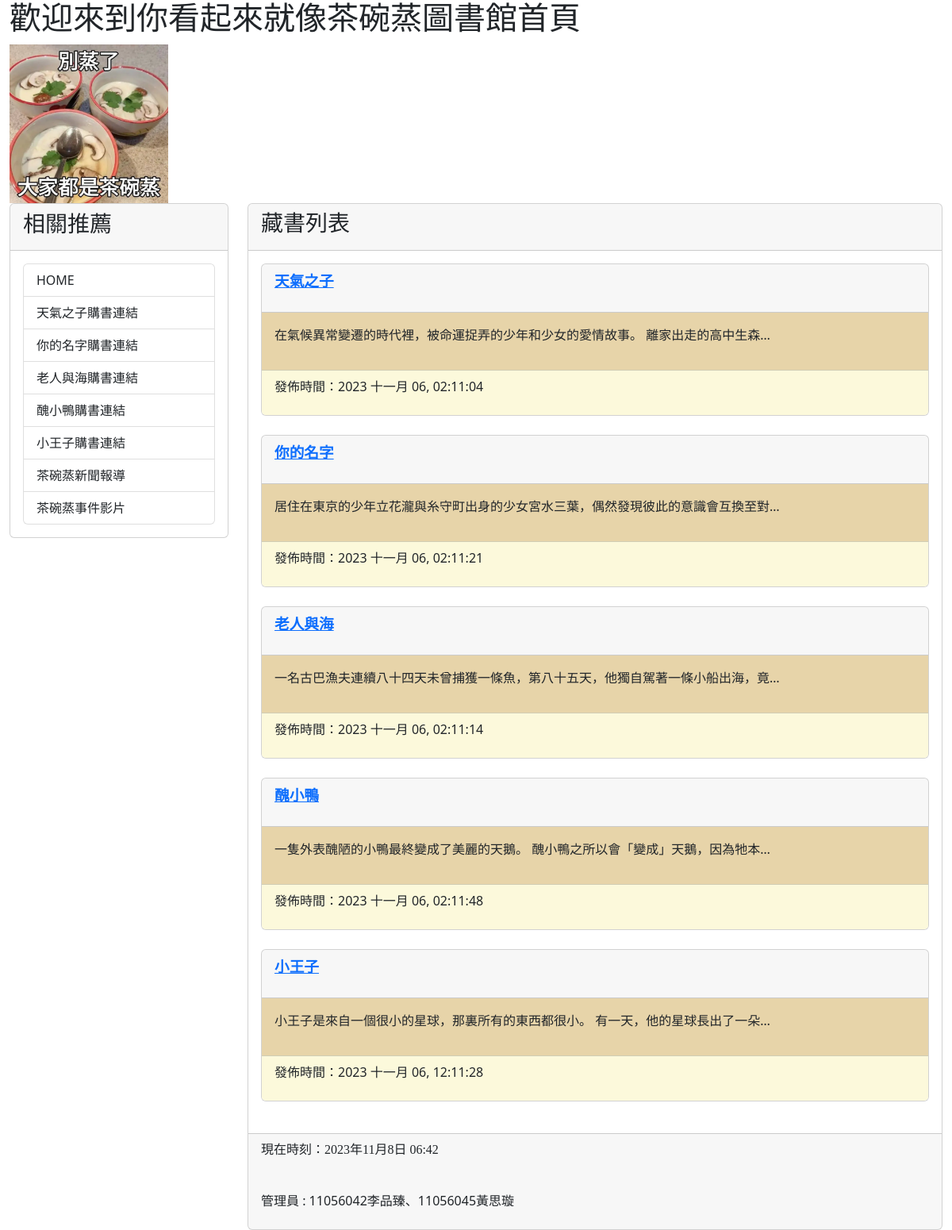
The page / on the database its author committed.
### mysite/models.py (models this page shows, shortened)
class Book(models.Model):
    title = models.CharField(max_length=200)
    slug = models.CharField(max_length=200)
    author = models.CharField(max_length=200)
    chapter = models.CharField(max_length=200)
    Publicationdate = models.CharField(max_length=200)
    body = models.TextField()
    pub_date = models.DateTimeField(auto_now_add=True)
    class Meta:
        ordering = ('-pub_date',)

### mysite/views.py (the view)
# urls.py: path('', homepage),
def homepage(request):
    books = Book.objects.all()
    now = datetime.now()
    return render(request, 'index.html', locals())

### templates/index.html (shortened to what this page needs)
<!DOCTYPE html>
{% extends "base.html" %}
{% block headmessage %}<h3 style='font-family:標楷體;'>藏書列表</a>
{% endblock %}
    {% block content %}
    {% for book in books %}
    <div class='card'>
        <div class='card-header'>
            <p style='font-family:微軟正黑體;font-size:14pt;font-weight:bold;'>
                <a href='/book/{{book.slug}}'>{{ book.title }}</a>
            </p>
        </div>
        <div class='card-body' style='background-color:rgb(231, 212, 169)'>
            <p>
               {{ book.body | truncatechars:40 }}
            </p>
        </div>
        <div class='card-footer'  style='background-color:#fcf9db'>
            <p>
                發佈時間：{{ book.pub_date | date:"Y M d, h:m:s"}}
            </p>
        </div>
    </div>
    <br>
    {% endfor %}
{% endblock %}

### templates/base.html (shortened to what this page needs)
<!DOCTYPE html>
<html>
    <head>
        <link href="https://cdn.jsdelivr.net/npm/bootstrap@5.2.2/dist/css/bootstrap.min.css" rel="stylesheet">
    </head>
    <body>
        <div class="container-fluid">
            {% include "header.html" %}
            <div class="row">
                <div class="col-sm-3 col-md-3">
                    <div class="card">
                        <div class="card-header">
                            <h3>相關推薦</h3>
                        </div>
                        <div class="card-body">
                            <div class='list-group'>
                                <a href='/' class='list-group-item'>HOME</a>
                                <a href='https://www.books.com.tw/products/0010832498?sloc=main' class='list-group-item'>天氣之子購書連結</a>
                                <a href='https://www.books.com.tw/products/0010736051?sloc=main' class='list-group-item'>你的名字購書連結</a>
                                <a href='https://www.books.com.tw/products/0010580898?sloc=main' class='list-group-item'>老人與海購書連結</a>
                                <a href='https://www.books.com.tw/products/0010314544?sloc=main' class='list-group-item'>醜小鴨購書連結</a>
                                <a href='https://www.books.com.tw/products/0010660414' class='list-group-item'>小王子購書連結</a>
                                <a href='https://tw.news.yahoo.com/%E8%8C%B6%E7%A2%97%E8%92%B8%E5%A4%A7%E4%BA%82%E9%AC%A5%E5%88%BA%E9%9D%92%E7%94%B7%E8%B5%B7%E5%BA%95-2%E5%8E%9F%E5%9B%A0%E9%A2%A8%E5%90%91%E9%80%86%E8%BD%89-%E7%9B%AE%E6%93%8A%E8%80%85%E9%82%84%E5%8E%9F%E4%BA%8B%E7%99%BC%E7%B6%93%E9%81%8E-224508055.html?guccounter=1&guce_referrer=aHR0cHM6Ly93d3cuZ29vZ2xlLmNvbS8&guce_referrer_sig=AQAAADciQa9gQVVWGshIzJa95RW4zzW1Re1L0FCPW0imS5EZsHAcejOqffPpGd9sFkGXuEvxLUZ4SiIIUoEPl2x8Ns_GOhIzjoSC56jo-_DSe_6TVSxEer5I_GzXE_pnUXiEPOXaThuFn_KnNuExA2-m5e6MPcS4PQrjGV8M35Rq9bKQ' class='list-group-item'>茶碗蒸新聞報導</a>
                                <a href='https://www.youtube.com/watch?v=xr8PzQ7qntk' class='list-group-item'>茶碗蒸事件影片</a>
                            </div>
                        </div>
                    </div>
                </div>
                <div class="col-sm-9 col-md-9">
                    <div class="card">
                        <div class="card-header">
                            {% block headmessage %}
                            {% endblock %}
                        </div>
                        <div class="card-body">
                            {% block content %} {% endblock %}
                        </div>
                        <div class="card-footer">
                            {% include 'footer.html' %}
                        </div>
                    </div>
                </div>
            </div>
        </div>
    </body>
</html>

### templates/header.html
<h1 style="font-family:微軟正黑體;">歡迎來到你看起來就像茶碗蒸圖書館首頁</h1>
{% load static %}
<div class='well'>
    <img src="{% static "images/640.jpg" %}" height="200">
</div>

### templates/footer.html
{% block footer %}
    {% if now %}
    <p style='font-family:微軟正黑體;'>現在時刻：{{ now }}</p>
    <br>
    <p>管理員 : 11056042李品臻、11056045黃思璇</p>
    {% else %}
    <p style='font-family:微軟正黑體;'>本文內容取自網路，如有侵權請來信通知下架...</p>
    {% endif %}
{% endblock %}

### rows shown on the page
Book: title "天氣之子", body "在氣候異常變遷的時代裡，被命運捉弄的少年和少女的愛情故事。 離家出走的高中生森…", pub_date "2023 十一月 06, 02:11:04"
Book: title "你的名字", body "居住在東京的少年立花瀧與糸守町出身的少女宮水三葉，偶然發現彼此的意識會互換至對…", pub_date "2023 十一月 06, 02:11:21"
Book: title "老人與海", body "一名古巴漁夫連續八十四天未曾捕獲一條魚，第八十五天，他獨自駕著一條小船出海，竟…", pub_date "2023 十一月 06, 02:11:14"
Book: title "醜小鴨", body "一隻外表醜陋的小鴨最終變成了美麗的天鵝。 醜小鴨之所以會「變成」天鵝，因為牠本…", pub_date "2023 十一月 06, 02:11:48"
Book: title "小王子", body "小王子是來自一個很小的星球，那裏所有的東西都很小。 有一天，他的星球長出了一朵…", pub_date "2023 十一月 06, 12:11:28"
